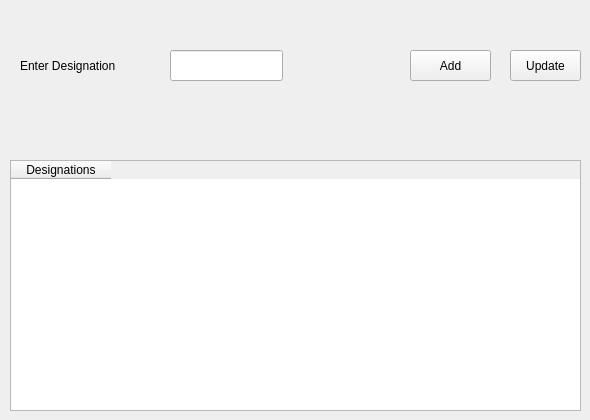
      <widget class="QWidget" name="tab_14">
       <attribute name="title">
        <string>Staff Designations</string>
       </attribute>
       <widget class="QTableWidget" name="tableWidget_5">
        <property name="geometry">
         <rect>
          <x>10</x>
          <y>160</y>
          <width>571</width>
          <height>251</height>
         </rect>
        </property>
        <column>
         <property name="text">
          <string>Designations</string>
         </property>
        </column>
       </widget>
       <widget class="QLabel" name="label_71">
        <property name="geometry">
         <rect>
          <x>20</x>
          <y>50</y>
          <width>131</width>
          <height>31</height>
         </rect>
        </property>
        <property name="text">
         <string>Enter Designation</string>
        </property>
       </widget>
       <widget class="QPushButton" name="pushButton_37">
        <property name="geometry">
         <rect>
          <x>410</x>
          <y>50</y>
          <width>81</width>
          <height>31</height>
         </rect>
        </property>
        <property name="text">
         <string>Add</string>
        </property>
       </widget>
       <widget class="QLineEdit" name="lineEdit_30">
        <property name="geometry">
         <rect>
          <x>170</x>
          <y>50</y>
          <width>113</width>
          <height>31</height>
         </rect>
        </property>
        <property name="placeholderText">
         <string/>
        </property>
       </widget>
       <widget class="QPushButton" name="pushButton_36">
        <property name="geometry">
         <rect>
          <x>510</x>
          <y>50</y>
          <width>71</width>
          <height>31</height>
         </rect>
        </property>
        <property name="text">
         <string>Update</string>
        </property>
       </widget>
      </widget>
